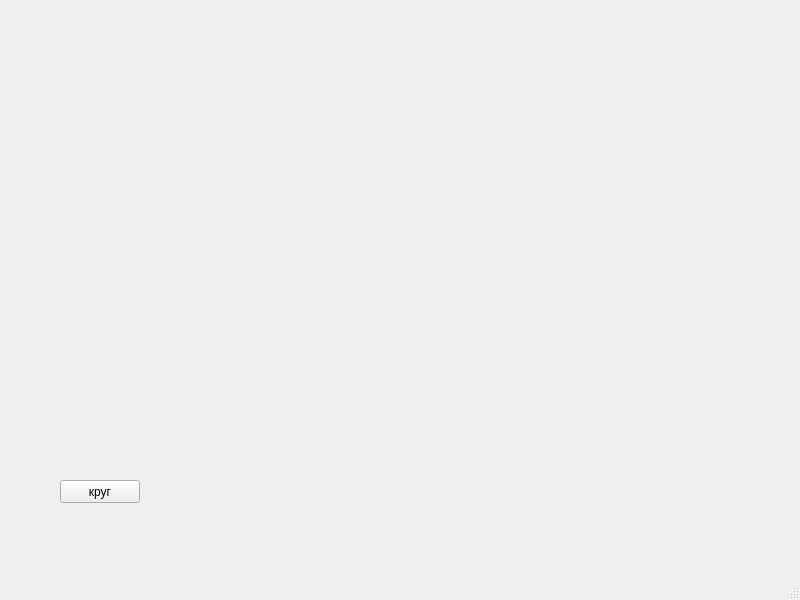
<?xml version="1.0" encoding="UTF-8"?>
<ui version="4.0">
 <class>MainWindow</class>
 <widget class="QMainWindow" name="MainWindow">
  <property name="geometry">
   <rect>
    <x>0</x>
    <y>0</y>
    <width>800</width>
    <height>600</height>
   </rect>
  </property>
  <property name="windowTitle">
   <string>MainWindow</string>
  </property>
  <widget class="QWidget" name="centralwidget">
   <widget class="QPushButton" name="pushButton">
    <property name="geometry">
     <rect>
      <x>60</x>
      <y>480</y>
      <width>80</width>
      <height>23</height>
     </rect>
    </property>
    <property name="text">
     <string>круг</string>
    </property>
   </widget>
  </widget>
  <widget class="QMenuBar" name="menubar">
   <property name="geometry">
    <rect>
     <x>0</x>
     <y>0</y>
     <width>800</width>
     <height>20</height>
    </rect>
   </property>
  </widget>
  <widget class="QStatusBar" name="statusbar"/>
 </widget>
 <resources/>
 <connections/>
</ui>
